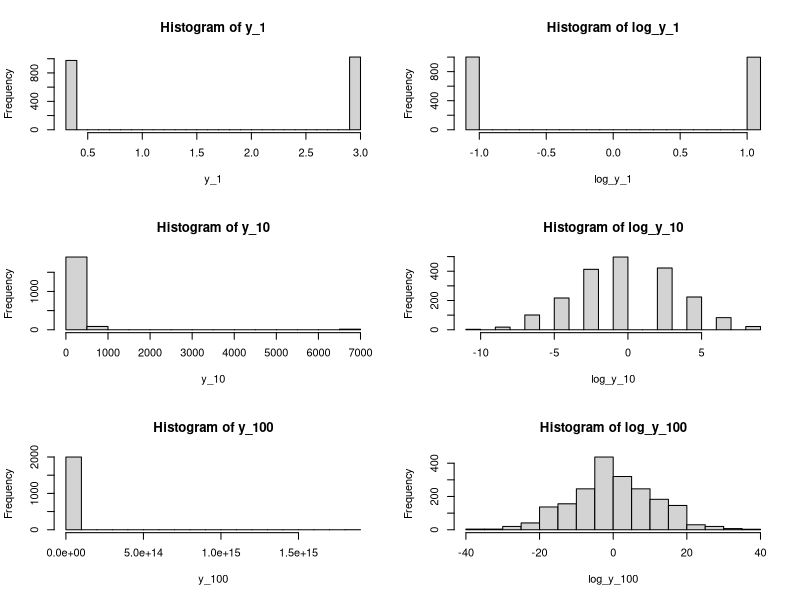
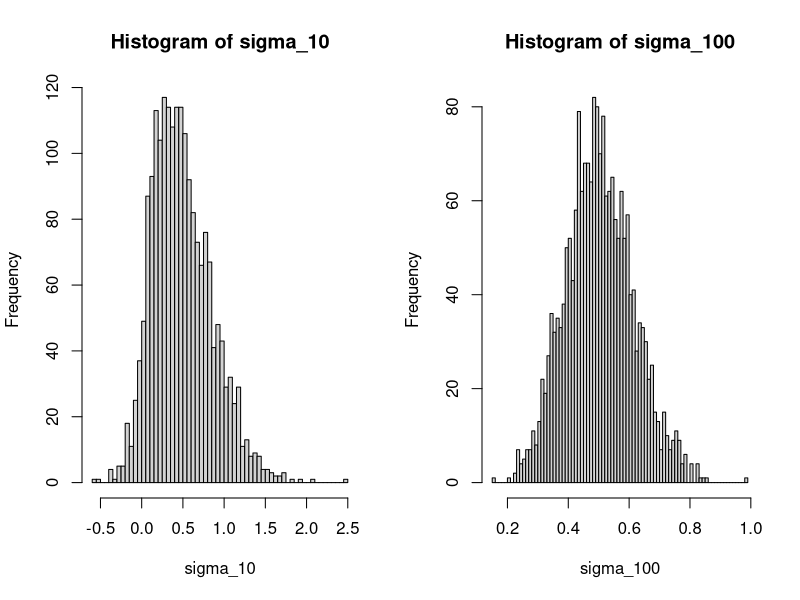

Write R code to recreate these figures, in order.
## ---- chunk 1
par(mfcol=c(3,2))
y_n <- function(n){
    # do n trials(Xn) with fliping only once and count success time (0 or 1)
    return(replicate(2000,prod(8/3*rbinom(n,1,0.5)+1/3), simplify = "array"))
}
log_y_n <- function(n){
    return(replicate(2000,sum(log(8/3*rbinom(n,1,0.5)+1/3)), simplify = "array"))
}
y_1 <- y_n(1)
y_10 <- y_n(10)
y_100 <- y_n(100)
log_y_1 <- log_y_n(1)
log_y_10 <- log_y_n(10)
log_y_100 <- log_y_n(100)
hist(y_1,breaks = 20)
hist(y_10,breaks= 20)
hist(y_100,breaks= 20)
hist(log_y_1,breaks = 20)
hist(log_y_10,breaks = 20)
hist(log_y_100,breaks = 20)
## ---- chunk 2
library("MASS")
cov_mat  <- matrix(c(1,0.5,0.5,1),2,2)
mu <- c(0,0)
sigma_n <- function(n){
    #cov return a covariance matrix
    return(replicate(2000,cov(mvrnorm(n,mu,cov_mat))[1,2],simplify = "array"))
}
sigma_10 <- sigma_n(10)
sigma_100 <- sigma_n(100)
par(mfrow=c(1,2))
hist(sigma_10,breaks=100)
hist(sigma_100,breaks=100)
